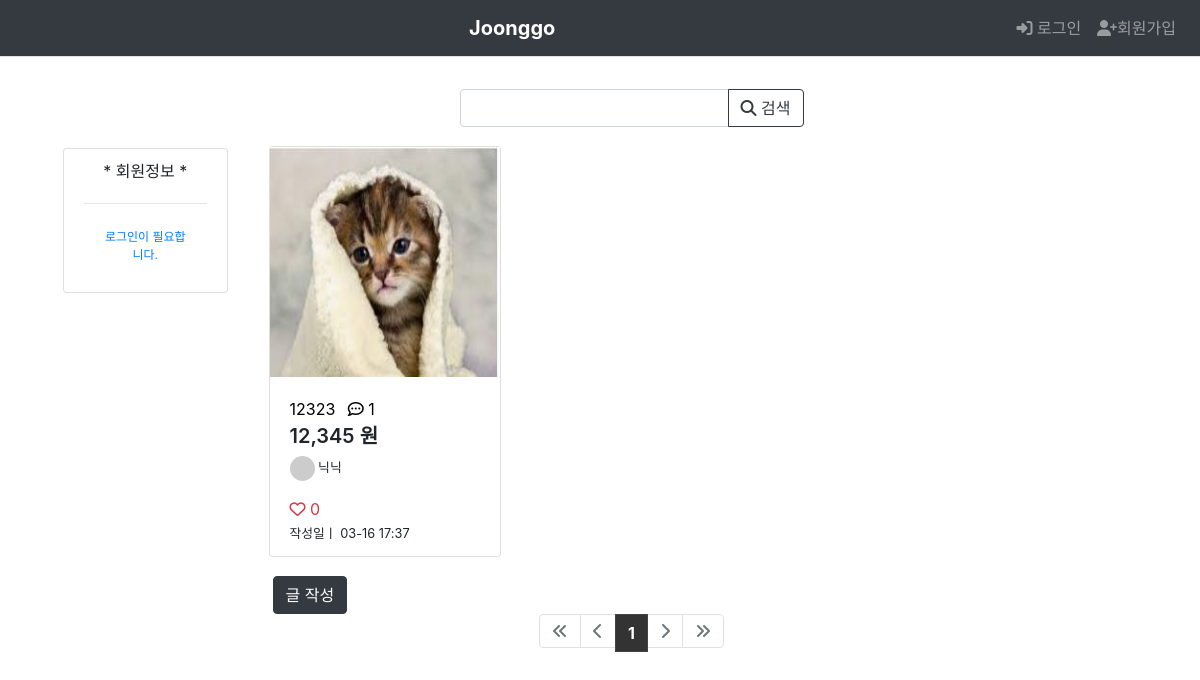
/, run on an earlier commit of the app's database.
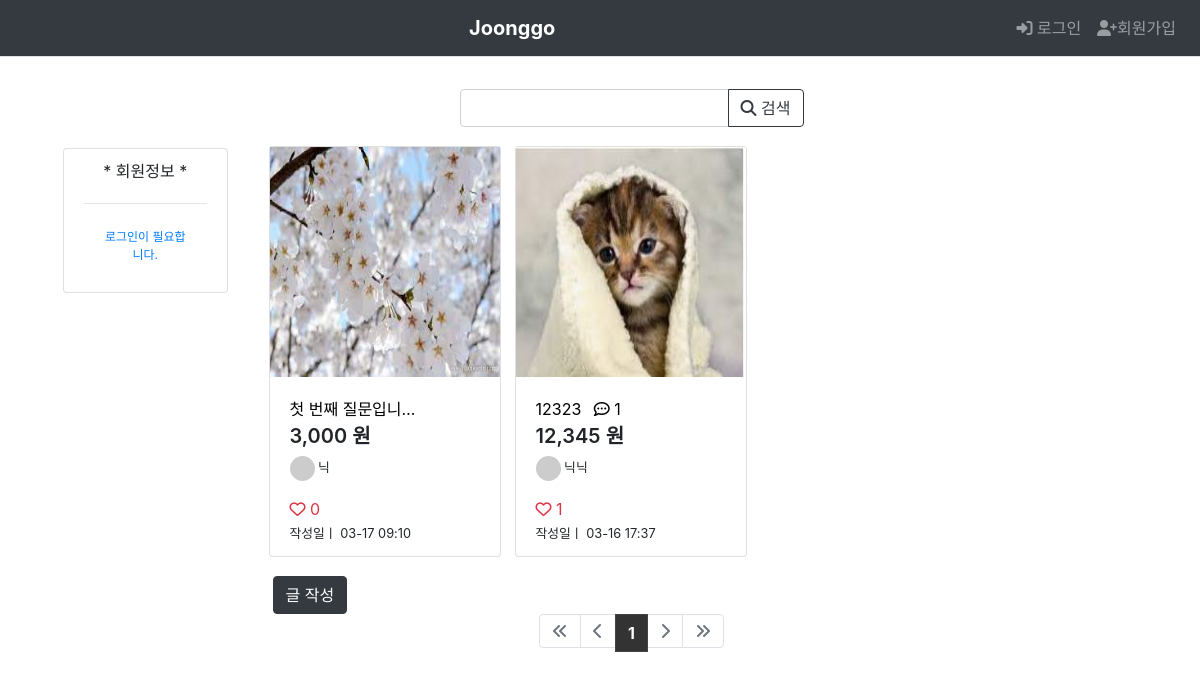
And on a later commit of the database.
### joonggo/models.py (models this page shows, shortened)
class Sell(models.Model):
    author = models.ForeignKey(User, on_delete=models.CASCADE, related_name='author_sell')
    subject = models.CharField(blank=True, null=True, max_length=200)
    content = models.TextField(blank=True, null=True)
    images = models.ImageField(blank=True, upload_to='images')
    category = models.TextField(default="") # 카테고리
    price = models.IntegerField(default=0) # 가격
    tmethod = models.TextField(default="") # 거래 방식
    create_date = models.DateTimeField()
    modify_date = models.DateTimeField(null=True, blank=True)
    voter = models.ManyToManyField(User, related_name='voter_sell')

### common/models.py (models this page shows, shortened)
class User(AbstractUser):
    email = models.EmailField(verbose_name='email', max_length=255, unique=True,)
    nickname = models.CharField(max_length=24, default=None,  unique=True)
    username = models.CharField(max_length=24, default=None)
    profile_image = models.TextField(default=None, null=True, blank=True)
    phonenumber = models.TextField(default=None, unique=True)
    address = models.TextField(default=None)
    is_superuser = models.BooleanField(default=False)
    is_active = models.BooleanField(default=True)
    is_admin = models.BooleanField(default=False)
    objects = UserManager()
    USERNAME_FIELD = 'email'
    REQUIRED_FIELDS = ['nickname', 'username', 'phonenumber', 'address']

### joonggo/views/base_views.py (the view)
# urls.py: path('', base_views.index, name='index'),
def index(request):
    page = request.GET.get('page', '1')
    kw = request.GET.get('kw', '')
    sell_list = Sell.objects.order_by('-create_date')
    if kw:
        sell_list = sell_list.filter(
            Q(subject__icontains=kw) | #제목 검색
            Q(content__icontains=kw) | #내용 검색
            Q(author__nickname__icontains=kw) #유저 닉네임 검색
        ).distinct()
    paginator = Paginator(sell_list, 12)
    page_obj = paginator.get_page(page)
    context = {'sell_list': page_obj,
               'page': page,
               'kw': kw
               }
    return render(request, 'joonggo/sell_list.html', context)

### templates/joonggo/sell_list.html (shortened to what this page needs)
{% extends 'base.html' %}
{% load humanize %}
{% load static %}
{% block content %}
<div class="row ml-5 my-3">
  <div class="col-2">
    <div class='card' style="margin-top:75px;">
      <div class="card-body">
        {% if user.is_authenticated %}
        <div class="text-center" style="margin-bottom:20px; margin-top:-10px;">* 회원정보 *</div>
        <hr>
        <ul style="list-style-type:none; margin:10px; padding:0px;">
          <li><img class="avatar" src="https://randomuser.me/api/portraits/men/{{user.id}}.jpg"> {{ user.nickname }} <small>님</small></li>
          <li><a href="{% url 'common:logout' %}" style="margin-top:10px;">로그아웃</a></li>
        </ul>
        <hr>
        <ul style="list-style-type:square; margin:10px; padding:0px;">
          <li><a style="color:black;" href="{% url 'common:userinfo'%}">내 회원 정보</a></li>
          <li><a style="color:black;" href="{% url 'joonggo:index'%}">전체 글 보기</a></li>
          <li><a style="color:black;" href="{% url 'joonggo:sell_mypost' user.id %}">내가 쓴 글 보기</a></li>
          <li><a style="color:black;" href="{% url 'joonggo:sell_mylike' user.id %}">찜 목록 보기</a></li>
        </ul>
        {% else %}
        <div class="text-center" style="margin-bottom:20px; margin-top:-10px;">* 회원정보 *</div>
        <hr>
        <a style="font-size:12px;" class="nav-link text-center" href="{% url 'common:login' %}">로그인이 필요합니다.</a>
        {% endif %}
      </div>
    </div>
  </div>
  <div class="col-8 mr-3">
        <div class="container" id="wrap">
          <div class="row justify-content-center my-3">
            <div class="col-6 input-group">
              <input type="text" class="form-control kw" value="{{ kw|default_if_none:'' }}">
              <div class="input-group-append">
                <button class="btn btn-outline-dark" type="button" id="btn_search"><i class="fa-solid fa-magnifying-glass"></i> 검색</button>
              </div>
            </div>
          </div>
          <div class="row">
            {% if sell_list %}
            {% for sell in sell_list %}
              <div class="col-xs-3 ml-2 mb-3">
                <div class="card" style="margin: 3px;">
                  {% if sell.images %}
                  <img class="sellpic" src="{{ sell.images.url }}">
                  {% else %}
                  <img class="sellpic" src="/media/images/null_icon.png"/>
                  {% endif %}
                  <div class="card-body">
                    <a class="stretched-link" style="color:black;" href="{% url 'joonggo:detail' sell.id %}">{{ sell.subject|truncatechars:10 }}
                      {% if sell.comment_set.count %}
                        <span class="ml-2">
                          <i class="fa-regular fa-comment-dots"></i>
                          <span>{{sell.comment_set.count}}</span>
                        </span>
                      {% endif %}
                    </a>
                    <div style="font-weight:600; font-size:20px; margin-bottom:5px;">
                      {{sell.price|intcomma}} 원
                    </div>
                    <p class="small"><img class="avatar" src="https://randomuser.me/api/portraits/men/{{sell.author.id}}.jpg"> {{ sell.author.nickname }}
                    </p>
                    <div style="margin-left:-8px; margin-bottom:3px;">
                    {% if sell.voter.all.count >= 0 %}
                    <span class="text-danger px-2 py-1">
                    {% if user in sell.voter.all %}
                    <i class="fa-solid fa-heart"></i>
                    {% else %}
                    <i class="fa-regular fa-heart"></i>
                    {% endif %}
                    {{ sell.voter.count }}
                    </div>
                {% endif %}
                    <div style="margin-bottom:-7px;">
                      <small>작성일ㅣ {{ sell.create_date|date:'m-d H:i' }}</small>
                    </div>
                  </div>
                </div>
              </div>
            {% endfor %}
            {% endif %}
          </div>
          <a href="{% url 'joonggo:sell_create' %}" class="btn btn-dark">글 작성</a>
        </div>
        {% include 'joonggo/pagenation.html' %}
  </div>
</div>
{% endblock content %}

### templates/base.html (shortened to what this page needs)
{% load static %}
<html lang="ko">
  <head>
    <link rel="stylesheet" href="https://cdnjs.cloudflare.com/ajax/libs/font-awesome/6.3.0/css/all.min.css"/>
    <link rel="stylesheet" href="https://cdnjs.cloudflare.com/ajax/libs/font-awesome/4.7.0/css/font-awesome.min.css">
    <link rel="stylesheet" href="https://stackpath.bootstrapcdn.com/bootstrap/4.4.1/css/bootstrap.min.css">
    <link href="https://cdn.jsdelivr.net/npm/summernote@0.8.18/dist/summernote-bs4.min.css" rel="stylesheet">
     <link rel="stylesheet" type="text/css" href="{% static 'style.css' %}">
  </head>
  <body>
    {% include "navbar.html" %}
    {% block content %}
    {% endblock %}
  </body>
</html>

### templates/navbar.html (shortened to what this page needs)
<nav class="navbar navbar-expand-lg navbar-dark bg-dark border-bottom">
  <a class="navbar-brand mx-auto" href="{% url 'joonggo:index' %}"><b>Joonggo</b></a>
  <div class="collapse navbar-collapse flex-grow-0" id="navbarNav">
    <ul class="navbar-nav ml-auto">
      {% if user.is_authenticated %}
        <li class="nav-item ">
          <a class="nav-link" href="{% url 'common:userinfo'%}">
            <img class="avatar" src="https://randomuser.me/api/portraits/men/{{user.id}}.jpg"> {{ user.nickname }}
          </a>
        </li>
        <li class="nav-item ">
          <a class="nav-link" href="{% url 'common:logout' %}">
            <i class="fa-solid fa-right-from-bracket"></i>
            로그아웃</a>
        </li>
      {% else %}
        <a class="nav-link" href="{% url 'common:login' %}">
          <i class="fa-solid fa-right-to-bracket"></i>
          로그인</a>
        <a class="nav-link" href="{% url 'common:signup' %}">
          <i class="fa-solid fa-user-plus"></i>회원가입
        </a>
      {% endif %}
    </ul>
  </div>
</nav>

### templates/joonggo/pagenation.html
{% load static %}
<link rel="stylesheet" type="text/css" href="{% static 'style.css' %}">
<ul class="pagination justify-content-center">
  {% if sell_list.has_previous %}
    <li class="page-item">
      <a class="page-link" href="#" data-page="1">
        <i class="fa-solid fa-angles-left"></i>
      </a>
    </li>
    <li class="page-item">
      <a class="page-link" href="#" data-page="{{ sell_list.previous_page_number}}">
        <i class="fa-solid fa-chevron-left"></i>
      </a>
    </li>
  {% else %}
    <li class="page-item disabled">
      <a class="page-link" href="?page=1">
        <i class="fa-solid fa-angles-left"></i>
      </a>
    </li>
    <li class="page-item disabled">
      <a class="page-link" tabindex="-1" aria-disabled="true" href="#">
        <i class="fa-solid fa-chevron-left"></i>
      </a>
    </li>
  {% endif %}
  {% for page_number in sell_list.paginator.page_range %}
    {% if page_number >= sell_list.number|add:-3 and page_number <= sell_list.number|add:3 %}
      {% if page_number == sell_list.number %}
        <li class="page-item active" aria-current="page">
          <a class="page-link" href="#" data-page="{{ page_number }}">{{ page_number }}</a>
        </li>
      {% else %}
        <li class="page-item">
          <a class="page-link" href="#" data-page="{{ page_number }}">{{ page_number }}</a>
        </li>
      {% endif %}
    {% endif %}
  {% endfor %}
  {% if sell_list.has_next %}
    <li class="page-item">
      <a class="page-link" href="#" data-page="{{ sell_list.next_page_number}}">
        <i class="fa-solid fa-chevron-right"></i>
      </a>
    </li>
    <li class="page-item">
      <a class="page-link" href="#" data-page="{{ sell_list.paginator.num_pages}}">
        <i class="fa-solid fa-angles-right"></i>
      </a>
    </li>
  {% else %}
    <li class="page-item disabled">
      <a class="page-link" tabindex="-1" aria-disabled="true" href="#">
        <i class="fa-solid fa-chevron-right"></i>
      </a>
    </li>
    <li class="page-item disabled">
      <a class="page-link" href="#" data-page="{{ sell_list.paginator.num_pages}}">
        <i class="fa-solid fa-angles-right"></i>
      </a>
    </li>
  {% endif %}
</ul>

### static/style.css (style rules this page uses)
.avatar { width: 25px; height: 25px; border-radius: 50%; }
.sellpic { height: 230px; width: 230px; }
a:link { text-decoration: none; }
#wrap { min-height: 500px; }
.page-item.active .page-link { z-index: 1; color: white; font-weight:bold; background-color: #333; border-color: #444; }

What changed in the data, as far as the page shows it:
added Sell: images (picture), subject "첫 번째 질문입니…", price "3,000", author.nickname "닉", voter.count "0", create_date "03-17 09:10"
computed for Sell "닉닉": voter.count "0" → "1"
